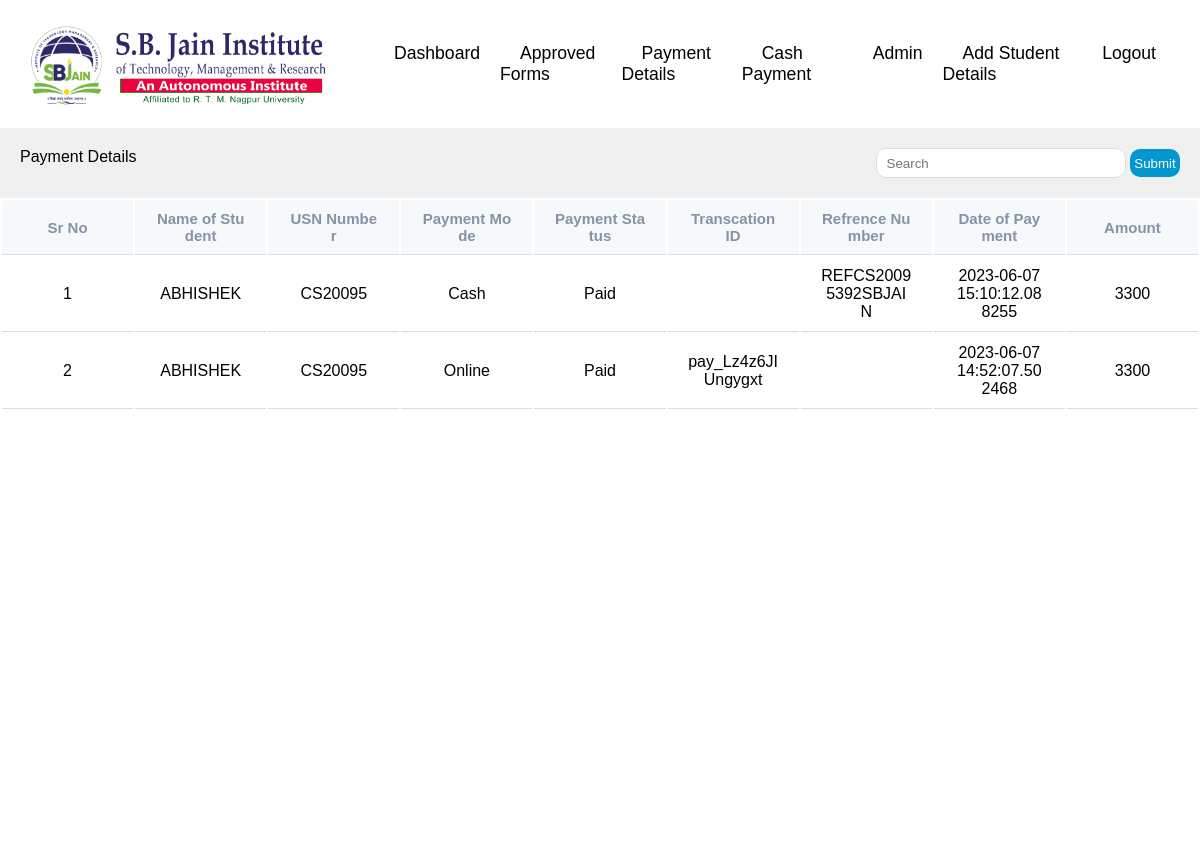
The page /components/adminDashboard/paymentDetails/paymentDetails.php (signed in) on the database its author committed.
### tables this page shows
CREATE TABLE `payment_details` (
  `id` int(11) NOT NULL,
  `acedemic_year` text NOT NULL,
  `usn_number` varchar(30) NOT NULL,
  `sem` text NOT NULL,
  `name` varchar(50) NOT NULL,
  `email` varchar(100) NOT NULL,
  `payment_mode` varchar(10) NOT NULL,
  `payment_status` varchar(10) NOT NULL,
  `transaction_id` varchar(50) NOT NULL,
  `amount` varchar(30) NOT NULL,
  `date_of_payment` timestamp(6) NOT NULL DEFAULT current_timestamp(6) ON UPDATE current_timestamp(6),
  `reference_no` varchar(30) NOT NULL
);

### components/adminDashboard/paymentDetails/paymentDetails.php (the view, shortened to what this page needs)
<?php
    include('../../../databaseconnection.php');
    $str="";
?>
<?php
include '../navbar/navbar.php';
?>
<div class="table">
        <div class="table_header">
            <p>Payment Details</p>
            <div class="search">
                <form method = "post">
                    <input class="input" type="text" name="search" placeholder="Search">
                    <input class="searchbtn" type="submit" name="submit">
                </form>
            </div>
        </div>
        <div class="table_section">
            <table>
                <thead>
                    <tr>
                        <th>Sr No</th>
                        <th>Name of Student</th>
                        <th>USN Number</th>
                        <th>Payment Mode</th>
                        <th>Payment Status</th>
                        <th>Transcation ID</th>
                        <th> Refrence Number</th>
                        <th>Date of Payment</th>
                        <th>Amount</th>
                    </tr>
                </thead>
                <tbody>
                <?php
                  if($str == null){
                    $query = "SELECT * FROM `payment_details` where payment_status='Paid' ORDER BY id DESC;";
                    $result = $con->query($query);
                    if ($result->num_rows > 0)
                    {
                        $cnt=1;
                        while($row=$result->fetch_object()) {
                                ?>
                        <?php
                            echo  "
                                <tr>
                                    <td>$cnt</td>
                                    <td>$row->name</td>
                                    <td>$row->usn_number</td>
                                    <td>$row->payment_mode</td>
                                    <td>$row->payment_status</td>
                                    <td>$row->transaction_id</td>
                                    <td>$row->reference_no </td>
                                    <td>$row->date_of_payment</td>
                                    <td>$row->amount</td>
                                </tr>";
                            ?>
                        <?php
                        $cnt=$cnt+1;
                        }
                    }
                }
                ?>
                </tbody>
            </table>
        </div>
    </div>

### components/adminDashboard/navbar/navbar.php (shortened to what this page needs)
<div>
    <header>
		<a href="#" class="logo"><img class=img1 src="../../../assets/sbjitlogof4.png" alt="s. b. jain"></a>
		<ul class="navbar">
			<li><a href="../dashboardPannel/dashboardPannel.php">Dashboard</a></li>
			<li><a href="../approvedForms/forms.php" >Approved Forms</a></li>
			<li><a href="../paymentDetails/paymentDetails.php">Payment Details</a></li>
			<li><a href="../cashPayment/cashPayment.php">Cash Payment</a></li>
			<li><a href="../regAdmin/registerAdmin.php">Admin</a></li>
			<li><a href="../addStddetails/addStddetails.php">Add Student Details</a></li>
			<li><a href="../../logout.php">Logout</a></li>
		</ul>
	</header>
</div>

### rows shown on the page
payment_details: name "ABHISHEK", usn_number "CS20095", payment_mode "Cash", payment_status "Paid", reference_no "REFCS20095392SBJAIN", date_of_payment "2023-06-07 15:10:12.088255", amount "3300"
payment_details: name "ABHISHEK", usn_number "CS20095", payment_mode "Online", payment_status "Paid", transaction "pay_Lz4z6JIUngygxt", date_of_payment "2023-06-07 14:52:07.502468", amount "3300"
